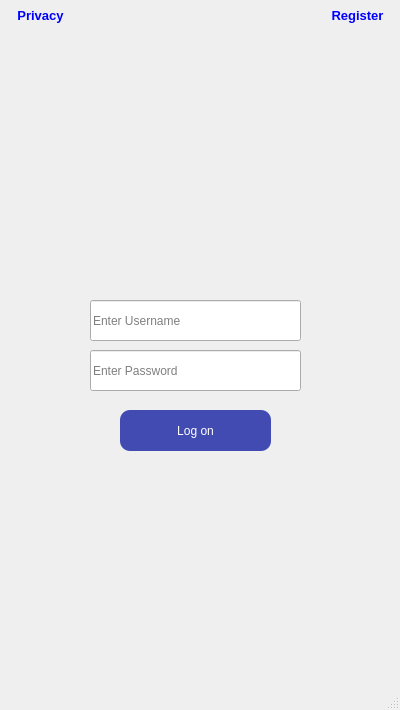
<?xml version="1.0" encoding="UTF-8"?>
<ui version="4.0">
 <class>MainWindow</class>
 <widget class="QMainWindow" name="MainWindow">
  <property name="geometry">
   <rect>
    <x>0</x>
    <y>0</y>
    <width>400</width>
    <height>710</height>
   </rect>
  </property>
  <property name="windowTitle">
   <string>MainWindow</string>
  </property>
  <widget class="QWidget" name="centralwidget">
   <widget class="QPushButton" name="LoginBtn">
    <property name="geometry">
     <rect>
      <x>120</x>
      <y>410</y>
      <width>151</width>
      <height>41</height>
     </rect>
    </property>
    <property name="autoFillBackground">
     <bool>false</bool>
    </property>
    <property name="styleSheet">
     <string notr="true">QPushButton {
    background-color: #414bb2;
    color: white;
    border-radius: 10px;
	font: 11pt &quot;Ebrima&quot;;
}
</string>
    </property>
    <property name="text">
     <string>Log on</string>
    </property>
   </widget>
   <widget class="QLineEdit" name="usernameEntry">
    <property name="geometry">
     <rect>
      <x>90</x>
      <y>300</y>
      <width>211</width>
      <height>41</height>
     </rect>
    </property>
    <property name="text">
     <string/>
    </property>
    <property name="placeholderText">
     <string>Enter Username</string>
    </property>
   </widget>
   <widget class="QLineEdit" name="PasswordEntry">
    <property name="geometry">
     <rect>
      <x>90</x>
      <y>350</y>
      <width>211</width>
      <height>41</height>
     </rect>
    </property>
    <property name="text">
     <string/>
    </property>
    <property name="placeholderText">
     <string>Enter Password</string>
    </property>
   </widget>
   <widget class="QLabel" name="tomeoLogo">
    <property name="geometry">
     <rect>
      <x>70</x>
      <y>40</y>
      <width>261</width>
      <height>251</height>
     </rect>
    </property>
    <property name="text">
     <string/>
    </property>
    <property name="pixmap">
     <pixmap resource="logo.qrc">:/Assets/Untit.png</pixmap>
    </property>
   </widget>
   <widget class="QPushButton" name="privacy">
    <property name="geometry">
     <rect>
      <x>0</x>
      <y>0</y>
      <width>81</width>
      <height>31</height>
     </rect>
    </property>
    <property name="styleSheet">
     <string notr="true">QPushButton {
    background-color: transparent;
    border: none;
    color: blue;
    font-size: 13px;
    padding: 5px;
    font-weight: bold;
}

QPushButton:hover {
    color: darkblue;
}
</string>
    </property>
    <property name="text">
     <string>Privacy</string>
    </property>
   </widget>
   <widget class="QPushButton" name="registerBtn">
    <property name="geometry">
     <rect>
      <x>320</x>
      <y>0</y>
      <width>75</width>
      <height>31</height>
     </rect>
    </property>
    <property name="styleSheet">
     <string notr="true">QPushButton {
    background-color: transparent;
    border: none;
    color: blue;
    font-size: 13px;
    padding: 5px;
    font-weight: bold;
}

QPushButton:hover {
    color: darkblue;
}
</string>
    </property>
    <property name="text">
     <string>Register</string>
    </property>
   </widget>
  </widget>
  <widget class="QStatusBar" name="statusbar"/>
 </widget>
 <resources>
  <include location="logo.qrc"/>
 </resources>
 <connections/>
</ui>
